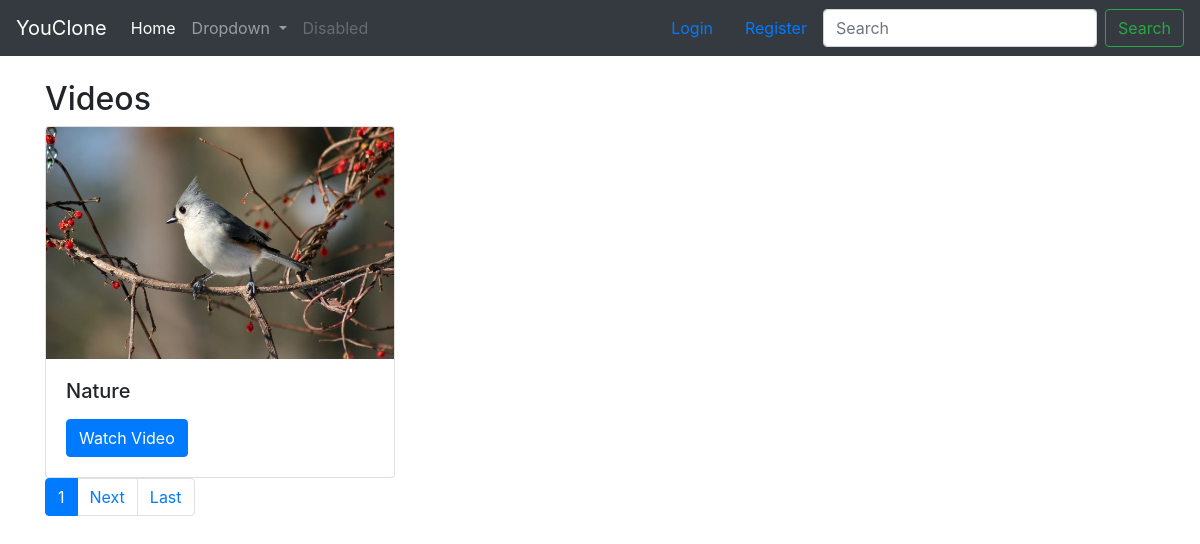
The page / on the database its author committed.
### video/models.py (models this page shows, shortened)
class Video(models.Model):
    DEFAULT_THUMBNAIL = 'thumbnails/default_thumbnail.jpg'
    title = models.CharField(max_length=80)
    user = models.ForeignKey(User, on_delete=models.CASCADE)
    channel = models.ForeignKey(Channel, null=True, on_delete=models.CASCADE)
    file = models.FileField(upload_to='videos/', validators=[validate_file_extension])
    thumbnail = models.ImageField(default=DEFAULT_THUMBNAIL, upload_to='thumbnails/', blank=True, null=True)
    description = models.TextField(max_length=5000, blank=True, null=True)
    upload_date = models.DateTimeField(auto_now_add=True)
    tag = models.ManyToManyField(Tag, blank=True)
    likes = models.ManyToManyField(User, related_name='video_like')
    dislikes = models.ManyToManyField(User, related_name='video_dislike')
    views = models.IntegerField(default=0)

### video/views.py (the view)
# urls.py: path('', views.home, name='home'),
def home(request):
    video_list = Video.objects.order_by('upload_date')
    paginator = Paginator(video_list, 1)
    page_number = request.GET.get('page')
    page_obj = paginator.get_page(page_number)
    context = {
        'page_obj': page_obj
    }
    return render(request, 'video/home.html', context)

### video/templates/video/home.html (shortened to what this page needs)
{% extends 'video/base.html' %}
{% block content %}
    <section class="container mt-4">
        <h2>Videos</h2>
        <div class="row">
            <div class="col-md-4 mb-4">
                {% for video in page_obj %}
                    <div class="card">
                    <img src="{{ video.thumbnail.url }}" class="card-img-top" alt="Video Thumbnail">
                    <div class="card-body">
                        <h5 class="card-title">{{ video.title }}</h5>
                        <a href="{% url 'video:video-detail' video.id %}" class="btn btn-primary">Watch Video</a>
                    </div>
                {% endfor %}
                </div>
                <nav aria-label="Page navigation example">
                    <ul class="pagination">
                        <li class="page-item active">
                            <a class="page-link" href="#">{{ page_obj.number }}<span class="sr-only">(current)</span></a>
                        </li>
                        {% if page_obj.has_next %}
                            <li class="page-item"><a class="page-link"
                                                     href="?page={{ page_obj.next_page_number }}">Next</a></li>
                            <li class="page-item"><a class="page-link" href="?page={{ page_obj.paginator.num_pages }}">Last</a>
                            </li>
                        {% endif %}
                    </ul>
                </nav>
            </div>
        </div>
    </section>
{% endblock %}

### rows shown on the page
Video: thumbnail (picture), title "Nature"

### other values the page prints
{{ page_obj.number }} "1"
